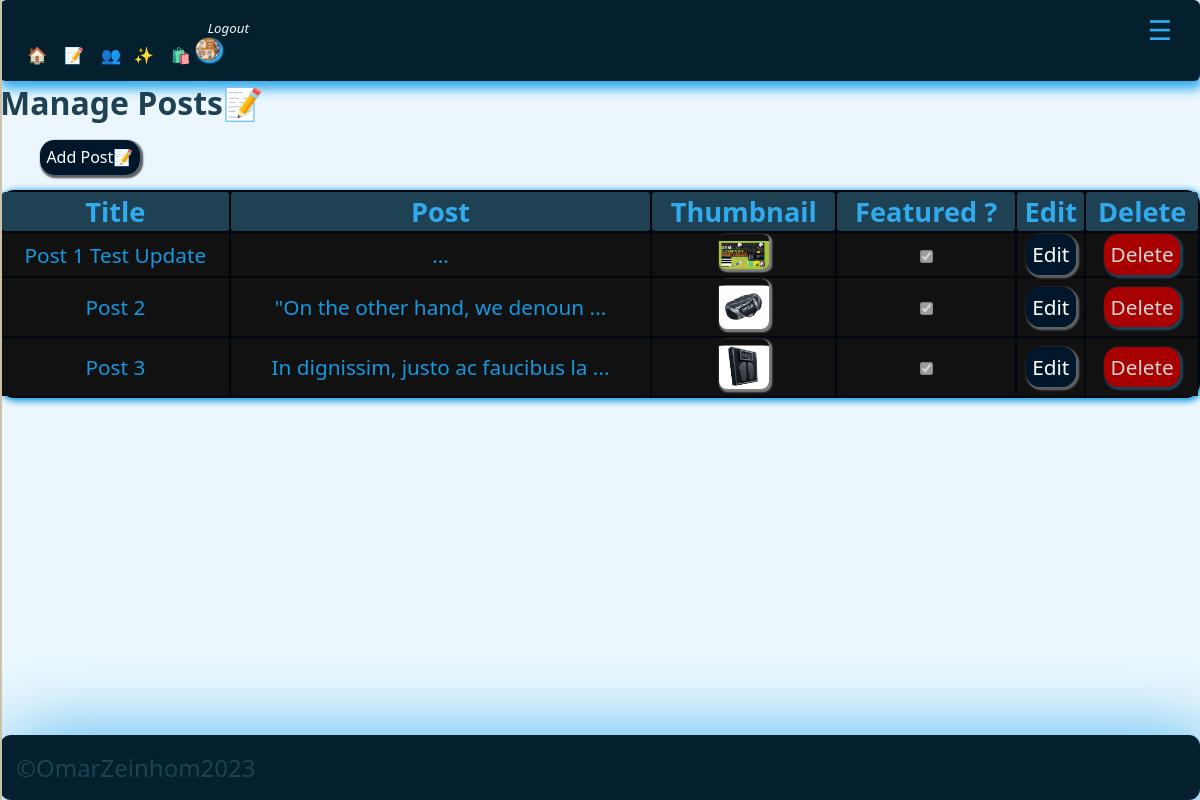
/adminpanel/manage_posts.php (signed in), run on the app's committed database.
### tables this page shows
CREATE TABLE `users` (
  `id` int(11) UNSIGNED NOT NULL,
  `firstname` varchar(50) NOT NULL,
  `lastname` varchar(50) NOT NULL,
  `username` varchar(50) NOT NULL,
  `email` varchar(100) NOT NULL,
  `password` varchar(255) NOT NULL,
  `avatar` varchar(255) NOT NULL,
  `is_admin` tinyint(1) NOT NULL
);

CREATE TABLE `posts` (
  `id` int(11) UNSIGNED NOT NULL,
  `title` varchar(255) NOT NULL,
  `body` text NOT NULL,
  `thumbnail` varchar(255) NOT NULL,
  `date_time` timestamp NOT NULL DEFAULT current_timestamp(),
  `category_id` int(11) UNSIGNED DEFAULT NULL,
  `author_id` int(11) UNSIGNED NOT NULL,
  `is_featured` tinyint(1) NOT NULL
);

### adminpanel/manage_posts.php (the view, shortened to what this page needs)
<?php
$page__title = 'Manage Posts📝';
include('./partials/sidenav/sidenav.php');
$query = "SELECT * FROM posts";
$posts = mysqli_query($connect__db, $query);
?>
<h1><?php echo $page__title; ?></h1>
<br />
<ul class=''>
    <li class='app__sidenav-item'><a class="app__link-btn" href="<?= ADMIN_URL ?>add_post.php">Add
            Post📝</a></li>
</ul>
<br />
<table class="app__table" style="overflow: x-auto; margin: auto; max-width: 1700px; width:100%; height:100%;">
    <thead class="app__thead">
        <tr clas="app__tr">
            <th class="app_th">Title</th>
            <th class="app_th">Post</th>
            <th class="app_th">Thumbnail</th>
            <th class="app_th">Featured ?</th>
            <th class="app_th">Edit</th>
            <th class="app_th">Delete</th>
        </tr>
    </thead>
    <tbody class="app__tbody">
        <?php while ($single_post = mysqli_fetch_assoc($posts)) : ?>
            <tr clas="app__tr">
                <td class="app__td" id="postsTitle"><?= $single_post['title']; ?></td>
                <td class="app__td" id="postsBody"> <?= substr($single_post['body'], 0, 50)  . " ..."; ?></td>
                <td class="app__td" id="postsThumbnail"> <img src="<?= ROOT_URL . 'images/' . $single_post['thumbnail'] ?>" style="padding-top: 0.4rem;border-radius: 15%; object-fit:cover; box-shadow: 0.1rem 0.1rem 0.1rem 0.1rem gray;" class="app__thumbnail-avatar" width="50px" height="50px" alt="admin_post_thumbnail" /></td>
                <td class="app__td" id="postsFeatured"><input type="checkbox" value="" checked disabled /></td>
                <td class="app__td"><a href="<?= ADMIN_URL ?>edit_post.php?id=<?= $single_post['id'] ?? null; ?>" class="app__link-btn">Edit</a></td>
                <td class="app__td"><a href="<?= ADMIN_URL ?>delete_post.php?id=<?= $single_post['id'] ?? null; ?>" class="app__alert-btn-sm">Delete</a></td>
            </tr>
        <?php endwhile; ?>
    </tbody>
</table>
<?php
include('./partials/footer/footer.php');
?>

### adminpanel/partials/nav/nav.php (shortened to what this page needs)
<?php
include('./partials/header/header.php');
if (isset($_SESSION['user-id'])) {
    $id = filter_var($_SESSION['user-id'], FILTER_SANITIZE_NUMBER_INT);
    $query = "SELECT avatar from users WHERE id=$id";
    $result = mysqli_query($connect__db, $query);
    $avatar = mysqli_fetch_assoc($result);
}
?>
<div class="app__sidenav-closed">
    <li class='app__sidenav-item'><a href="<?= ADMIN_URL ?>dashboard.php" class="app__sidenav-itemLink"> 🏠</a></li>
    <li class='app__sidenav-item'><a href="<?= ADMIN_URL ?>manage_posts.php" class="app__sidenav-itemLink">📝</a>
    </li>
    <?php
    if (isset($_SESSION['user_is_admin'])) : ?>
        <li class='app__sidenav-item'><a href="<?= ADMIN_URL ?>manage_users.php" class="app__sidenav-itemLink">👥</a>
        <li class='app__sidenav-item'><a href="<?= ADMIN_URL  ?>manage_categories.php" class="app__sidenav-itemLink">✨</a>
        </li>
        <li class='app__sidenav-item'><a href="<?= ADMIN_URL  ?>manage_products.php" class="app__sidenav-itemLink">🛍️ </a>
        </li>
    <?php endif; ?>
    <?php if (isset($_SESSION['user-id'])) : ?>
        <li class='app__sidenav-item'>
            <a href="<?= ROOT_URL ?>logout.php" class="app__sidenav-itemLink"><small>
                    <i> Logout</i>
                </small>
                <img alt="avatar" class="app__admin__nav-avatar" loading="lazy" src="<?= ROOT_URL . 'images/' . $avatar['avatar'] ?>" />
            </a>
        </li>
    <?php else : ?>
        <li class='app__sidenav-item'><a href="<?= ROOT_URL ?>login.php" class="app__sidenav-itemLink">🚪</a>
        </li>
    <?php endif; ?>
</div>

### global/styles/css/adminstyles.css (style rules this page uses)
.app__admin__nav-avatar { border-radius: 90%; max-width: 1.5rem; max-height: 1.4rem; width: 100%; height: 100%; -o-object-fit: cover; object-fit: cover; background-color: black; box-shadow: 0.1rem 0.1rem 0.1rem 0.1rem var(--color-primary); }
.app__sidenav-closed { top: 0; background-color: var(--color-blackpearl); padding: 1rem 1rem 1rem 1rem; box-shadow: 0.1rem 0.4rem 0.7rem 0.1rem var(--color-primary); width: 100%; max-width: 100%; border-radius: 0.4rem; height: 100%; }
.app__sidenav-item { display: inline-block; }
.app__sidenav-itemLink { text-decoration: none; transition: 0.3s all ease-in-out; color: whitesmoke; padding: 0.1rem 0.1rem 0.3rem 0.7rem; transition: 0.3s ease-in-out; }
* { box-sizing: border-box; }
.app__table { background-color: var(--color-dark-pearl); text-align: center; box-shadow: 0.1rem 0.1rem 0.4rem 0.1rem var(--color-cerulean); border-radius: 0.9rem; width: 100%; height: 100%; font-size: 1.7rem; }
.app_th { background-color: var(--color-primary-dark); border-radius: 0.2rem; font-size: rem; color: var(--color-primary); }
.app__tbody { background-color: var(--color-darkest-gray); color: var(--color-cerulean); padding: 1rem 1rem 1rem 1rem; }
.app__td { font-size: 1.3rem; }
.app__link-btn { text-decoration: none; color: var(--color-white); transition: 0.3s ease-in all; box-shadow: 0.1rem 0.1rem 0.1rem 0.1rem var(--color-dark-gray); border-radius: 0.9rem; padding: 0.4rem 0.4rem 0.4rem 0.4rem; background-color: var(--color-dark-navyblue); }
.app__alert-btn-sm { text-decoration: none; color: var(--color-lightest-gray); background-color: var(--color-red); transition: 0.3s ease-in all; box-shadow: 0.1rem 0.1rem 0.1rem 0.1rem var(--color-primary-dark); border-radius: 0.9rem; padding: 0.4rem 0.4rem 0.4rem 0.4rem; }
.app__thumbnail-avatar { max-width: 50px; max-height: 50px; width: 100%; height: 100%; padding-top: 0.4rem; border-radius: 15%; -o-object-fit: cover; object-fit: cover; box-shadow: 0.1rem 0.1rem 0.1rem 0.1rem gray; }
:root { --color-primary: #31abed; --color-alternative: #08405e; --color-primary-dark: #1e4154; --color-bgprimary: #053d57; --color-bgwhitefoam: #ecf7fd; --color-blackpearl: #04202f; --color-tiber: #052638; --color-tarawera: #08405e; --color-greenblue: #0e6da0; --color-cerulean: #1499e1; --color-pictonblue: #31abed; --color-malibu: #72c6f3; --color-sail: #b4e0f8; --color-selago: #f6fbfe; --color-black: black; --color-medium-gray: #7d8184; --color-dark-gray: #5e6164; --color-darkest-gray: #111111; --color-light-gray: #a9a9a9; --color-lightest-gray: #d3d3d3; --color-dark-pearl: #00070e; --color-dark-navyblue: #00162a; --color-white: #ffffff; --color-red: #a80101; --color-dark-red: #700000; --transition-slow: all 3s ease-in-out; --transition-medium: all 1.5s ease-in-out; --transition-fast: all 0.3s ease-in-out; }
* { margin: auto; }
html { height: 100%; width: 100%; }
body { background-color: var(--color-bgwhitefoam); color: var(--color-primary-dark); font-family: system-ui, -apple-system, BlinkMacSystemFont, "Segoe UI", Roboto, Oxygen, Ubuntu, Cantarell, "Open Sans", "Helvetica Neue", sans-serif; width: 100%; }
a { color: #ffffff; }

### data on the page
users: avatar (picture)
posts: title "Post 1 Test Update", thumbnail (picture)
posts: title "Post 2", body "\"On the other hand, we denoun", thumbnail (picture)
posts: title "Post 3", body "In dignissim, justo ac faucibus la", thumbnail (picture)

### other printed values
$page__title "Manage Posts📝"
